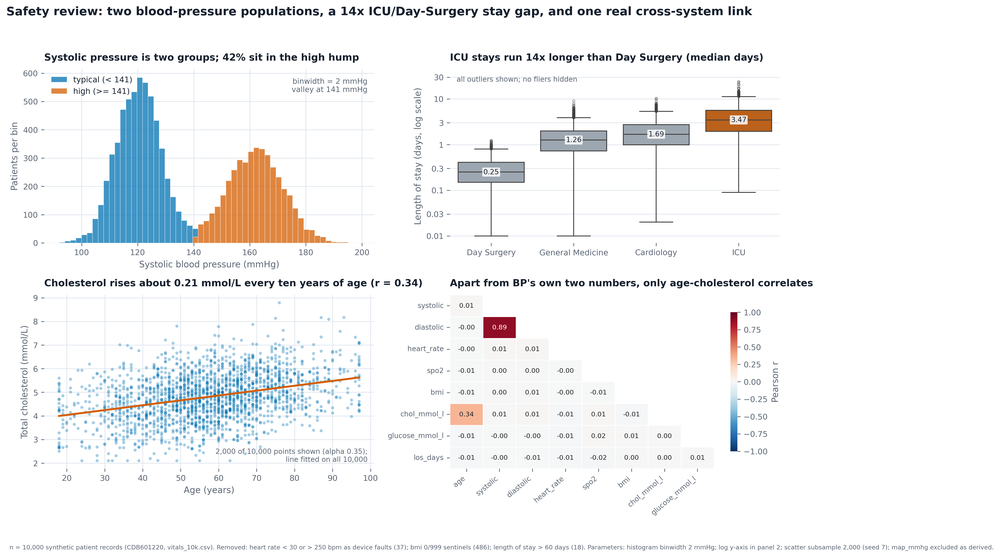
#> input picture week3/assignments/partD_figure.png, 1000 x 557 px, shrunk from 4752 x 2646 before the run
$ python partC_palette.py
#> lines starting #> are read from the running program, lines starting #| are printed output that depends on the picture
### week3/vizlib.py


from __future__ import annotations

import numpy as np

# --------------------------------------------------------------------- palette
# Three categorical hues from Okabe-Ito. This exact three-slot set passes all
# six checks of the course palette validator on a light surface with every
# pair compared (not just adjacent ones): lightness band, chroma floor,
# colour-vision-deficiency separation, normal-vision separation, and 3:1
# contrast against the surface.
#
#   worst all-pairs CVD  dE 11.0 (deuteranopia)
#   worst all-pairs normal dE 18.7
#
# A fourth hue (#CC79A7) is provided for the cases that genuinely need one. It
# drops the CVD margin to dE 7.6 and falls below 3:1 contrast, so whenever you
# use it the chart MUST carry direct labels or a table view. State that in your
# write-up rather than hoping nobody checks.
PALETTE = {
    "series": ["#0072B2", "#D55E00", "#009E73"],
    "series_4th": "#CC79A7",
    "highlight": "#D55E00",
    "muted": "#9AA7B4",
    "ink": "#16202E",
    "ink_soft": "#5B6573",
    "grid": "#DFE6EE",
    "surface": "#FFFFFF",
    # sequential: one hue, light to dark. Never a rainbow.
    "sequential": "Blues",
    # diverging: two hues with a neutral midpoint, for anything with a sign.
    "diverging": "RdBu_r",
}

# Marker shapes, so identity is never carried by colour alone (Week 2,
# redundant coding — Wilke ch. 20).
MARKERS = ["o", "s", "^", "D"]


def style_defaults(dpi: int = 150) -> None:
    """Set the look once, at the top of a script. Slide 26, in one call."""
    import matplotlib.pyplot as plt

    plt.rcParams.update({
        "figure.dpi": dpi,
        "savefig.dpi": 300,
        "figure.facecolor": PALETTE["surface"],
        "axes.facecolor": PALETTE["surface"],
        "font.size": 10,
        "font.family": "DejaVu Sans",
        "axes.titlesize": 12,
        "axes.titleweight": "bold",
        "axes.titlelocation": "left",
        "axes.titlepad": 10,
        "axes.labelsize": 10,
        "axes.labelcolor": PALETTE["ink_soft"],
        "axes.edgecolor": PALETTE["grid"],
        "axes.spines.top": False,
        "axes.spines.right": False,
        "axes.grid": True,
        "axes.axisbelow": True,
        "grid.color": PALETTE["grid"],
        "grid.linewidth": 0.8,
        "xtick.color": PALETTE["ink_soft"],
        "ytick.color": PALETTE["ink_soft"],
        "xtick.labelsize": 9,
        "ytick.labelsize": 9,
        "legend.frameon": False,
        "legend.fontsize": 9,
        "lines.linewidth": 2.0,
        "lines.markersize": 5,
        "text.color": PALETTE["ink"],
    })


def save_fig(fig, path, note: str | None = None) -> str:
    """
    Export the way slide 27 says to: 300 dpi, tight bbox, white facecolor.

    Pass `note` and it is stamped in the bottom-left as a source line. Every
    figure you submit needs one — it is where n, the data source and any
    exclusion rule go.
    """
    if note:
        # Sit the source line BELOW the figure box. bbox_inches="tight" grows
        # the canvas to include it, so it can never land on the x-label.
        fig.text(0.01, -0.035, note, fontsize=7, color=PALETTE["ink_soft"],
                 ha="left", va="top")
    fig.savefig(path, dpi=300, bbox_inches="tight",
                facecolor=PALETTE["surface"])
    return str(path)


# ----------------------------------------------------------------- lie factor
# [36 lines left out: functions lie_factor, lie_verdict, not called in this run]


# ------------------------------------------------------- colour-vision deficiency
# Machado, Oliveira & Fernandes (2009) severity-1.0 matrices, applied in
# LINEAR RGB. Applying them to gamma-encoded sRGB is the usual mistake and it
# makes every palette look better than it is.
_CVD = {
    "protan": np.array([[0.152286, 1.052583, -0.204868],
                        [0.114503, 0.786281, 0.099216],
                        [-0.003882, -0.048116, 1.051998]]),
    "deutan": np.array([[0.367322, 0.860646, -0.227968],
                        [0.280085, 0.672501, 0.047413],
                        [-0.011820, 0.042940, 0.968881]]),
    "tritan": np.array([[1.255528, -0.076749, -0.178779],
                        [-0.078411, 0.930809, 0.147602],
                        [0.004733, 0.691367, 0.303900]]),
}


def _srgb_to_linear(c):
    c = np.asarray(c, dtype=float)
    return np.where(c <= 0.04045, c / 12.92, ((c + 0.055) / 1.055) ** 2.4)


def _linear_to_srgb(c):
    c = np.clip(np.asarray(c, dtype=float), 0.0, 1.0)
    return np.where(c <= 0.0031308, c * 12.92, 1.055 * c ** (1 / 2.4) - 0.055)


def simulate_cvd(rgb, kind="deutan"):
    """
    Simulate colour-vision deficiency on an RGB array or a list of hex colours.

    `rgb` may be:
      - an (H, W, 3) or (H, W, 4) float array in 0..1  (a rendered figure)
      - a list of '#rrggbb' strings                     (a palette)

    `kind` is 'protan', 'deutan' (the common one, ~6% of men) or 'tritan'.

    Returns the same shape/type, transformed. Use it on your own exported PNG:
    if two series become the same colour, the chart fails and no amount of
    "but the palette is from a paper" fixes it.
    """
    if kind not in _CVD:
        raise ValueError(f"kind must be one of {sorted(_CVD)}")
    m = _CVD[kind]

    if isinstance(rgb, (list, tuple)) and rgb and isinstance(rgb[0], str):
        out = []
        for h in rgb:
            h = h.lstrip("#")
            v = np.array([int(h[i:i + 2], 16) / 255 for i in (0, 2, 4)])
            lin = _srgb_to_linear(v)
            sim = _linear_to_srgb(m @ lin)
            out.append("#{:02X}{:02X}{:02X}".format(
                *(int(round(x * 255)) for x in sim)))
        return out

    arr = np.asarray(rgb, dtype=float)
    if arr.max() > 1.0:
        arr = arr / 255.0
    alpha = None
    if arr.shape[-1] == 4:
        alpha, arr = arr[..., 3:], arr[..., :3]
    lin = _srgb_to_linear(arr)
    sim = _linear_to_srgb(lin @ m.T)
    return sim if alpha is None else np.concatenate([sim, alpha], axis=-1)


# [7 lines left out: function cvd_report, not called in this run]


# ------------------------------------------------------------------- OKLab
# Distance in sRGB is not a perceptual metric: two colours 30 units apart can
# look identical or obviously different depending on where they sit. OKLab
# (Ottosson, 2020) is near-uniform, so Euclidean distance in it means roughly
# the same thing everywhere. That is what makes a numeric threshold possible.
_M1 = np.array([[0.4122214708, 0.5363325363, 0.0514459929],
                [0.2119034982, 0.6806995451, 0.1073969566],
                [0.0883024619, 0.2817188376, 0.6299787005]])
_M2 = np.array([[0.2104542553,  0.7936177850, -0.0040720468],
                [1.9779984951, -2.4285922050,  0.4505937099],
                [0.0259040371,  0.7827717662, -0.8086757660]])


def _hex_to_rgb(h):
    h = h.lstrip("#")
    return np.array([int(h[i:i + 2], 16) / 255 for i in (0, 2, 4)])


def to_oklab(colour):
    """'#rrggbb' or an RGB triple in 0..1 -> (L, a, b) in OKLab."""
    rgb = _hex_to_rgb(colour) if isinstance(colour, str) else np.asarray(colour, float)
    lms = _M1 @ _srgb_to_linear(rgb)
    return _M2 @ np.cbrt(lms)


def delta_e(c1, c2):
    """
    Perceptual distance between two colours, OKLab x 100.

    The thresholds this course uses, from the palette validator:

        >= 15   fine for readers with normal colour vision
        >= 8    the target for any pair after CVD simulation
        6 - 8   legal ONLY with a second encoding channel: a different marker
                shape, a direct label, a texture, or a gap between the marks
        < 6     the two series are the same colour. Fix the palette.
    """
    return float(np.linalg.norm(to_oklab(c1) - to_oklab(c2)) * 100)


def worst_pair(palette, kind=None):
    """
    The closest pair in a palette, optionally after simulating a CVD.

    Returns (i, j, hex_i, hex_j, delta_e) with 1-based slot numbers, comparing
    EVERY pair — which is the right test for a scatter, a bubble chart or a
    choropleth, where any two series can end up adjacent on screen.
    """
    shown = list(palette) if kind in (None, "normal") else simulate_cvd(list(palette), kind)
    best = None
    for i in range(len(shown)):
        for j in range(i + 1, len(shown)):
            d = delta_e(shown[i], shown[j])
            if best is None or d < best[-1]:
                best = (i + 1, j + 1, palette[i], palette[j], d)
    return best


def verdict(d):
    """The one-word reading of a delta E, so your audit table is consistent."""
    if d >= 15:
        return "clear"
    if d >= 8:
        return "ok"
    if d >= 6:
        return "needs a second channel"
    return "FAILS — same colour"


# ------------------------------------------------- forcing exact statistics
# [40 lines left out: functions match_stats, describe, not called in this run]


# [28 lines that do not run on import are left out]

### week3/assignments/partC_palette.py


from __future__ import annotations

import os
import sys

import matplotlib.pyplot as plt

HERE = os.path.dirname(os.path.abspath(__file__))
ROOT = next(p for p in (HERE, os.path.dirname(HERE))
            if os.path.exists(os.path.join(p, "vizlib.py")))
sys.path.insert(0, ROOT)
from vizlib import (PALETTE, save_fig, simulate_cvd, style_defaults,   # noqa: E402
                    verdict, worst_pair)

style_defaults()

# ----------------------------------------------------------------- TODO 1
# Replace this with a palette you actually like the look of — matplotlib's
# tab10 first four, Excel's defaults, something from a dashboard you admire.
# Do not pick one you already know is safe; the point is to find out.
# >>> YOUR TURN: this is tab10 (the starter's default). The brief says to pick a
# >>> palette YOU like the look of. If you keep tab10, say so in your write-up;
# >>> if you swap it (Excel defaults, a dashboard palette), change both lines.
MY_PALETTE = ["#1F77B4", "#FF7F0E", "#2CA02C", "#D62728"]   # matplotlib tab10
MY_LABEL = "matplotlib tab10, first four"

COURSE_PALETTE = PALETTE["series"] + [PALETTE["series_4th"]]
KINDS = ["normal", "deutan", "protan", "tritan"]


def swatch_sheet(palettes, path):
#> called with path = 'week3/assignments/partC_palette.png'
    fig, axes = plt.subplots(len(palettes), len(KINDS),
                             figsize=(3.0 * len(KINDS), 2.1 * len(palettes)))
    if len(palettes) == 1:
        axes = axes.reshape(1, -1)
    for row, (pal, label) in enumerate(palettes):
        for col, kind in enumerate(KINDS):
            ax = axes[row, col]
            shown = pal if kind == "normal" else simulate_cvd(pal, kind)
            for i, hexc in enumerate(shown):
                ax.add_patch(plt.Rectangle((i, 0), 0.92, 1, color=hexc))
                ax.text(i + 0.46, -0.22, f"S{i+1}", ha="center", fontsize=8,
                        color=PALETTE["ink_soft"])
            ax.set_xlim(-0.1, len(pal))
            ax.set_ylim(-0.4, 1.1)
            ax.axis("off")
            ax.set_title(kind, fontsize=10)
        axes[row, 0].text(-0.05, 1.42, label, transform=axes[row, 0].transAxes,
                          fontsize=11, fontweight="bold", color=PALETTE["ink"])
    fig.suptitle("Prove it, do not claim it", x=0.006, ha="left",
                 fontsize=13, fontweight="bold", color=PALETTE["ink"])
    fig.tight_layout(rect=[0, 0, 1, 0.9])
    out = save_fig(fig, path,
                   "Machado, Oliveira & Fernandes (2009) severity-1.0 "
                   "matrices, applied in linear RGB.")
#> in save_fig, `fig.savefig(path, dpi=300, bbox_inches="tight", facecolor=PALETTE["sur..`:
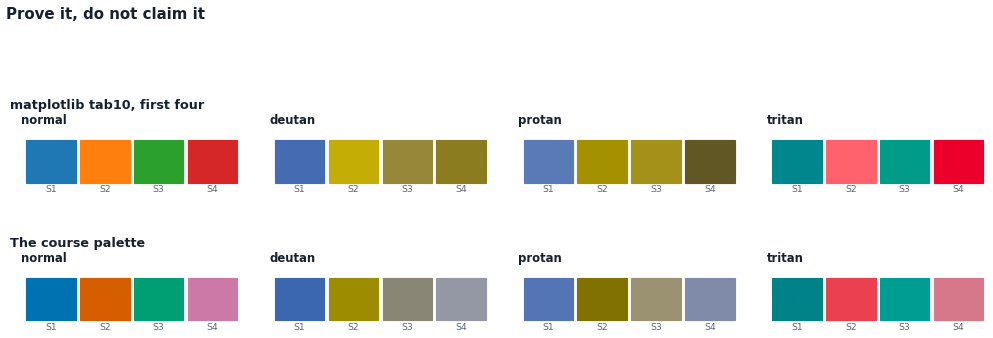
#> figure drawn by matplotlib, 8 panels
    plt.close(fig)
    return out


def audit(pal, label):
    """
    The numbers, not the impression.

    `vizlib.worst_pair` measures every pair in OKLab, which is near-uniform,
    so a single threshold means the same thing for every hue. The thresholds
    are documented on `vizlib.delta_e`.
    """
#> called with label = 'matplotlib tab10, first four'
    print(label)
    rows = []
    for kind in ["normal", "deutan", "protan", "tritan"]:
        i, j, a, b, d = worst_pair(pal, kind)
        rows.append((kind, i, j, a, b, d))
        print(f"  {kind:7s} closest pair  S{i} {a} vs S{j} {b}"
              f"   ΔE {d:5.1f}   {verdict(d)}")
    print()
    return rows


def main():
    out = swatch_sheet([(MY_PALETTE, MY_LABEL),
                        (COURSE_PALETTE, "The course palette")],
                       os.path.join(ROOT, "partC_palette.png"))
    print("wrote", out, "\n")

    audit(MY_PALETTE, MY_LABEL)
    audit(COURSE_PALETTE, "The course palette (3 slots + the 4th)")

    # ---- Q3: worst pair in each palette, in each vision type ---------------
    print("Q3 - worst pair per palette (every pair compared)")
    for label, pal in [(MY_LABEL, MY_PALETTE), ("course 3 slots", PALETTE["series"]),
                       ("course + 4th slot", COURSE_PALETTE)]:
        for kind in ["normal", "deutan", "protan", "tritan"]:
            i, j, a, b, d = worst_pair(pal, kind)
            print(f"  {label:26s} {kind:7s} S{i}/S{j}  dE {d:5.1f}  {verdict(d)}")
    print()

    # ---- Q4: the rule --------------------------------------------------------
    print("Q4 - my rule for charts with more than three categories:")
    print("  Never add a fourth colour. Keep the three safe hues, and carry the "
          "extra category with a second channel:\n  a marker shape (vizlib.MARKERS), "
          "a direct label on the line/bar, or small multiples (facet) / a table.\n"
          "  The 4th slot (#CC79A7) is only legal WITH direct labels or a table view.")

    # ---- Bonus (2 marks): simulate deuteranopia on the exported Part D figure
    fig_path = os.path.join(ROOT, "partD_figure.png")
    if os.path.exists(fig_path):
        import matplotlib.image as mpimg
        img = mpimg.imread(fig_path)
#> img is the input picture: shape (557, 1000, 4) float32; mean R, G, B, A 0.951, 0.955, 0.958, 1
        sim = simulate_cvd(img[..., :3], "deutan")
#> in simulate_cvd (call 22), `lin = _srgb_to_linear(arr)`:
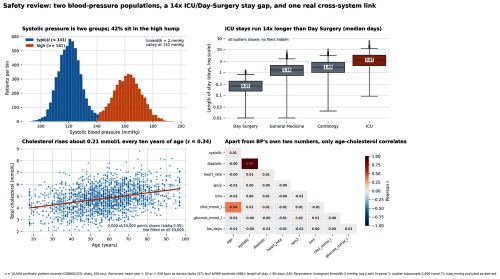
#> lin: shape (557, 1000, 3) float64 (shown at 1/2 size); mean R, G, B 0.924, 0.926, 0.933
#> in simulate_cvd (call 22), `sim = _linear_to_srgb(lin @ m.T)`:
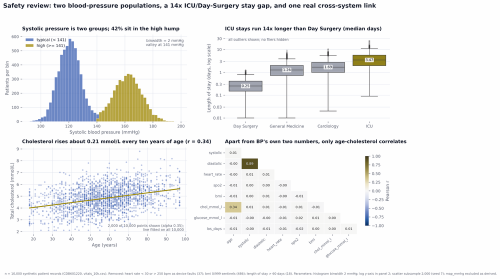
#> sim: shape (557, 1000, 3) float64 (shown at 1/2 size); mean R, G, B 0.953, 0.956, 0.958
        fig, ax = plt.subplots(1, 2, figsize=(14, 4.6))
        ax[0].imshow(img)
        ax[0].set_title("Original")
        ax[1].imshow(sim)
        ax[1].set_title("Deuteranopia simulation")
        for a in ax:
            a.axis("off")
        out = save_fig(fig, os.path.join(ROOT, "partC_figure_deutan.png"),
                       "Machado et al. (2009), severity 1.0, linear RGB.")
#> in save_fig (call 2), `fig.savefig(path, dpi=300, bbox_inches="tight", facecolor=PALETTE["sur..`:
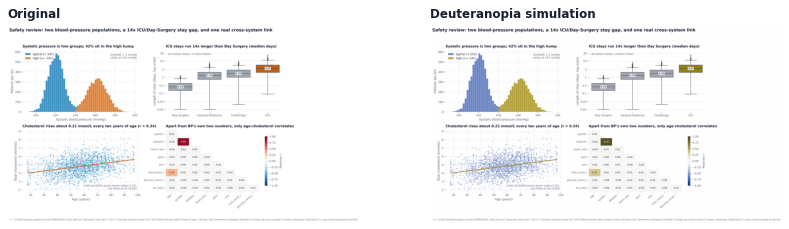
#> figure drawn by matplotlib, 2 panels
        plt.close(fig)
        print("\nwrote", out)


if __name__ == "__main__":
    main()

$ run again, with week3/assignments/partA_redesigns.png copied over week3/assignments/partD_figure.png
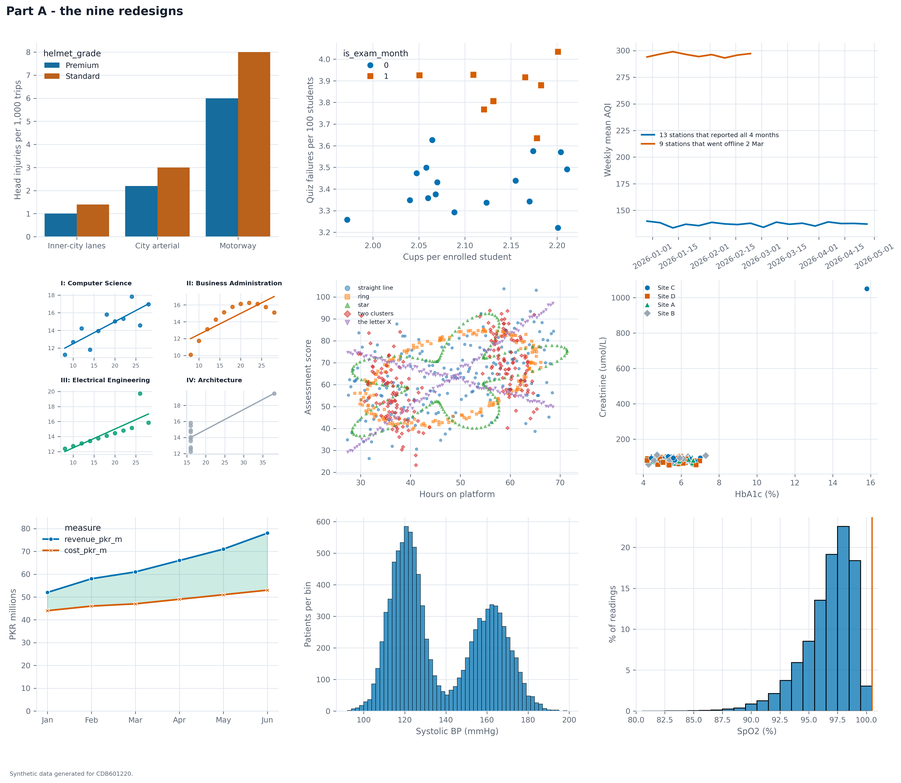
#> input picture week3/assignments/partA_redesigns.png, 901 x 783 px, shrunk from 4485 x 3894 before the run
#> in main, img is the input picture: shape (783, 901, 4) float32; mean R, G, B, A 0.943, 0.952, 0.957, 1
#> in simulate_cvd (call 22), `lin = _srgb_to_linear(arr)`:
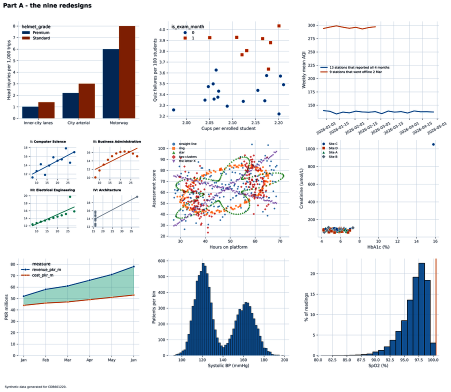
#> lin: shape (783, 901, 3) float64 (shown at 1/2 size); mean R, G, B 0.918, 0.923, 0.932
#> in save_fig (call 2), `fig.savefig(path, dpi=300, bbox_inches="tight", facecolor=PALETTE["sur..`:
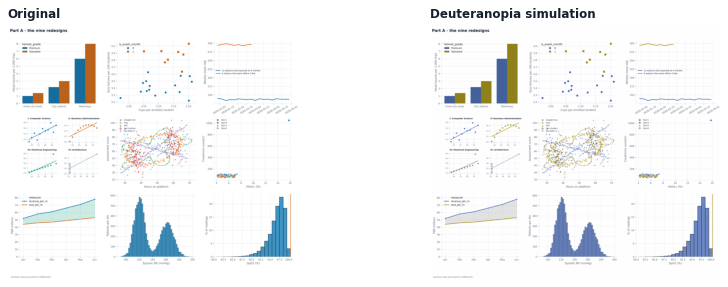
#> figure drawn by matplotlib, 2 panels

$ run again, with week3/assignments/partD_appendix_heart_rate.png copied over week3/assignments/partD_figure.png
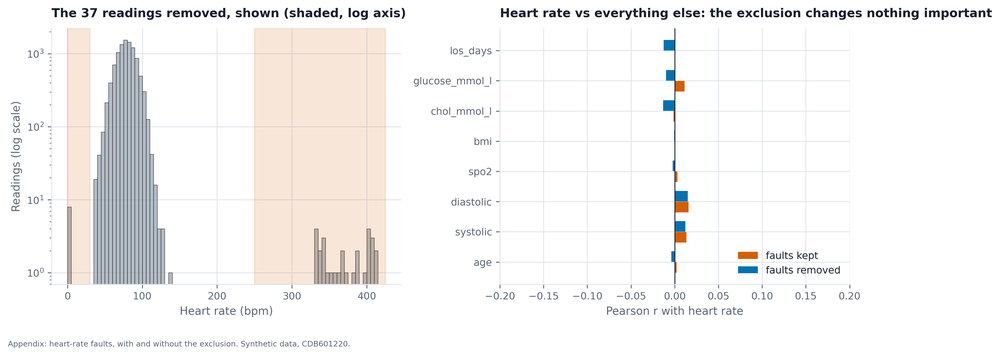
#> input picture week3/assignments/partD_appendix_heart_rate.png, 1000 x 356 px, shrunk from 3779 x 1346 before the run
#> in main, img is the input picture: shape (356, 1000, 4) float32; mean R, G, B, A 0.962, 0.957, 0.953, 1
#> in simulate_cvd (call 22), `lin = _srgb_to_linear(arr)`:
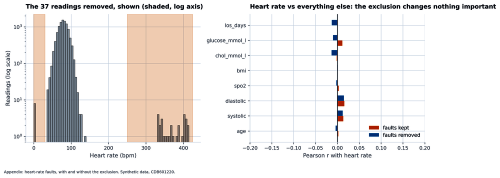
#> lin: shape (356, 1000, 3) float64 (shown at 1/2 size); mean R, G, B 0.937, 0.925, 0.917
#> in save_fig (call 2), `fig.savefig(path, dpi=300, bbox_inches="tight", facecolor=PALETTE["sur..`:
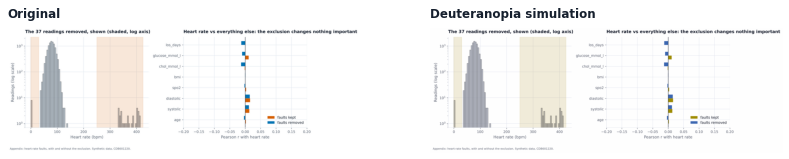
#> figure drawn by matplotlib, 2 panels
